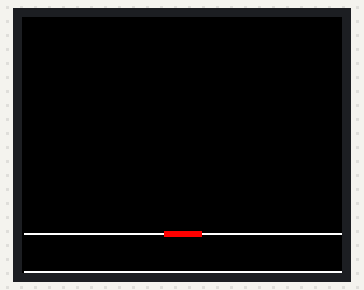
This sketch was run on a simulated Arduino Uno, built with avr-gcc and run on an emulated ATmega328P. Shown: 160×128 colour display. Random numbers use the default seed unless the sketch sets one.

Above: at 0.1 s.

The sketch:

screen_test_rect.ino.ino
```cpp
#include <TFT.h>

#define cs   48
#define dc   46
#define rst  47

TFT screen = TFT(cs, dc, rst);

int senPosX[16] = {3, 13, 23, 33, 43, 53, 63, 73, 83, 93, 103, 113, 123, 133, 143, 153};
int senPosY = 114;
int sensorValue = 0;
char sensorvalueChar[2];
String valueStr;


void setup() {
  // initialize the screen
  screen.begin();

  // make the background black
  screen.background(0,0,0);
  // set the stroke color to white
  screen.stroke(255,255,255);
  screen.setTextSize(1);
  //screen.text(text, screen.width()/2-3, screen.height()/2-3);
  screen.line(1, 108, 159, 108);
  screen.line(1, 127, 159, 127);

  screen.stroke(255,0,0);
  screen.fill(255,0,0);
  screen.rect(screen.width()/2-9, 107,19,3);

  // add message saying calibration mode
}

void loop() {

for (int i=0; i<16 ;i++){

    sensorValue=random(2);
    valueStr = String(sensorValue);
    valueStr.toCharArray(sensorvalueChar, 2);
    for (int i=0; i<16 ;i++){
    screen.stroke(255,255,255);
    screen.text(sensorvalueChar, senPosX[i], senPosY);
    }
    for (int i=0; i<16 ;i++){
    screen.stroke(0,0,0);
    screen.text(sensorvalueChar, senPosX[i], senPosY);
    }

  }
}
```
